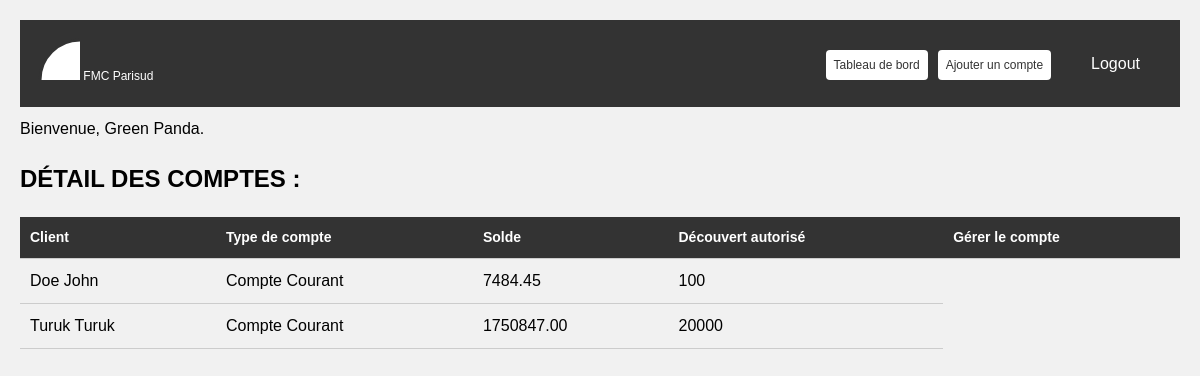
Page /accounts.php (signed in) on the earlier database version.
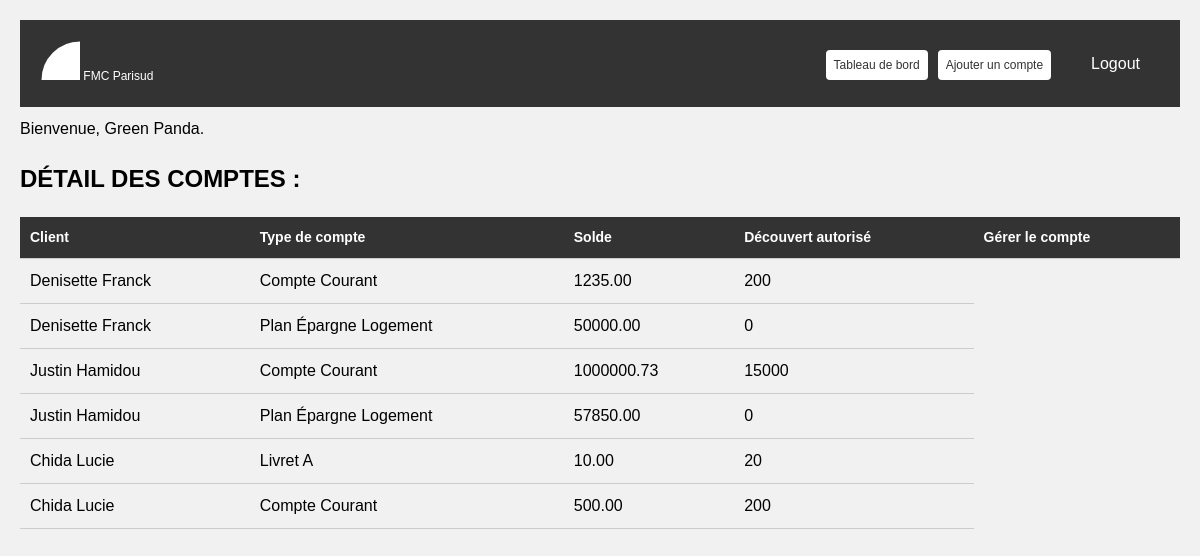
Same page on the later database version.
### tables this page shows
CREATE TABLE `accounts` (
  `id` int NOT NULL,
  `type` enum('Livret A','Compte Courant','Plan Épargne Logement','') NOT NULL,
  `balance` decimal(10,2) NOT NULL,
  `overdraft` int NOT NULL,
  `costumers_id` int NOT NULL
);

CREATE TABLE `customers` (
  `id` int NOT NULL,
  `email` varchar(255) NOT NULL,
  `lastname` varchar(255) NOT NULL,
  `firstname` varchar(255) NOT NULL,
  `birth_date` date NOT NULL,
  `address` varchar(255) NOT NULL,
  `address_comp` varchar(255) NOT NULL,
  `zip` varchar(255) NOT NULL,
  `city` varchar(255) NOT NULL,
  `phone` varchar(255) NOT NULL,
  `gpdr` tinyint(1) NOT NULL,
  `created_at` datetime NOT NULL DEFAULT CURRENT_TIMESTAMP,
  `advisors_id` int NOT NULL
);

### accounts.php (the view, shortened to what this page needs)
<?php
require 'includes/connection.php';
$email = $_SESSION['email'];
$sql = 'SELECT lastname, firstname FROM advisors WHERE email = :email';
$query = $db->prepare($sql);
$query->bindValue(':email', $email, PDO::PARAM_STR);
$query->execute();
$advisor = $query->fetch(PDO::FETCH_ASSOC);
if (isset($_SESSION['email'])) {
    $email = $_SESSION['email'];
    $sql = "SELECT * FROM customers WHERE advisors_id = (SELECT id FROM advisors WHERE email = :email)";
    $query = $db->prepare($sql);
    $query->bindValue(':email', $email, PDO::PARAM_STR);
    $query->execute();
    $customers = $query->fetchAll(PDO::FETCH_ASSOC);
}
?>
<!DOCTYPE html>
<html lang="fr">
<head>
    <link rel="stylesheet" href="./css/styles.min.css">
</head>
<body>
    <nav>
        <div>
            <a href=""><svg height="50" width="50">
                    <circle cx="50" cy="50" r="40" stroke="#333" stroke-width="3" fill="#fff" />
                </svg> FMC Parisud</a>
        </div>
        <ul id="advisor-actions" style="list-style-type: none; display:flex;">
            <li><a class="account-actions" href="home.php">Tableau de bord</a></li>
            <li><a class="account-actions" href="add_account.php?customer_id=<?php echo $customer_id; ?>">Ajouter un compte</a></li>
            <li><a class="logout" href="logout.php">Logout</a></li>
        </ul>
    </nav>
    <p>Bienvenue, <?php echo $advisor['lastname'] . ' ' . $advisor['firstname']; ?>.</p>
    <h2>DÉTAIL DES COMPTES :</h2>
    <table>
        <thead>
            <tr>
                <th>Client</th>
                <th>Type de compte</th>
                <th>Solde</th>
                <th>Découvert autorisé</th>
                <th>Gérer le compte</th>
            </tr>
        </thead>
        <tbody>
            <?php if (isset($selected_customer)) : ?>
                <?php $customer = $selected_customer; ?>
                <?php foreach ($accounts as $account) : ?>
                    <tr>
                        <td><?php echo $customer['lastname'] . ' ' . $customer['firstname']; ?></td>
                        <td><?php echo $account['type']; ?></td>
                        <td><?php echo $account['balance']; ?></td>
                        <td><?php echo $account['overdraft']; ?></td>
                        <td><a class="links" href="#">Effectuer un dépôt</a>
                            <a class="links" href="#">Effectuer un retrait</a>
                            <a class="links" href="#">Autorisation de découvert</a>
                            <a class="links" href="#">Fermer le compte</a>
                        </td>
                    </tr>
                <?php endforeach; ?>
            <?php else : ?>
                <?php foreach ($customers as $customer) : ?>
                    <?php
                    $sql = "SELECT * FROM accounts WHERE costumers_id = :customer_id";
                    $query = $db->prepare($sql);
                    $query->bindValue(':customer_id', $customer['id'], PDO::PARAM_INT);
                    $query->execute();
                    $accounts = $query->fetchAll(PDO::FETCH_ASSOC);
                    ?>
                    <?php foreach ($accounts as $account) : ?>
                        <tr>
                            <td><?php echo $customer['lastname'] . ' ' . $customer['firstname']; ?></td>
                            <td><?php echo $account['type']; ?></td>
                            <td><?php echo $account['balance']; ?></td>
                            <td><?php echo $account['overdraft']; ?></td>
                        </tr>
                    <?php endforeach; ?>
                <?php endforeach; ?>
            <?php endif; ?>
        </tbody>
    </table>
</body>
</html>

Differences in the rows shown:
removed accounts: costumers.lastname "Doe", costumers.firstname "John", type "Compte Courant", balance "7484.45", overdraft "100"
removed accounts: costumers.lastname "Turuk", costumers.firstname "Turuk", type "Compte Courant", balance "1750847.00", overdraft "20000"
now on this page (row unchanged): accounts: costumers.lastname "Denisette", costumers.firstname "Franck", type "Compte Courant", balance "1235.00", overdraft "200"
added accounts: costumers.lastname "Denisette", costumers.firstname "Franck", type "Plan Épargne Logement", balance "50000.00", overdraft "0"
now on this page (row unchanged): accounts: costumers.lastname "Justin", costumers.firstname "Hamidou", type "Compte Courant", balance "1000000.73", overdraft "15000"
now on this page (row unchanged): accounts: costumers.lastname "Justin", costumers.firstname "Hamidou", type "Plan Épargne Logement", balance "57850.00", overdraft "0"
now on this page (row unchanged): accounts: costumers.lastname "Chida", costumers.firstname "Lucie", type "Livret A", balance "10.00", overdraft "20"
now on this page (row unchanged): accounts: costumers.lastname "Chida", costumers.firstname "Lucie", type "Compte Courant", balance "500.00", overdraft "200"
